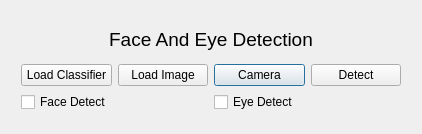
<?xml version="1.0" encoding="UTF-8"?>
<ui version="4.0">
 <class>Dialog</class>
 <widget class="QDialog" name="Dialog">
  <property name="geometry">
   <rect>
    <x>0</x>
    <y>0</y>
    <width>422</width>
    <height>134</height>
   </rect>
  </property>
  <property name="windowTitle">
   <string>Dialog</string>
  </property>
  <widget class="QWidget" name="">
   <property name="geometry">
    <rect>
     <x>10</x>
     <y>10</y>
     <width>402</width>
     <height>113</height>
    </rect>
   </property>
   <layout class="QGridLayout" name="gridLayout">
    <item row="1" column="2">
     <widget class="QPushButton" name="btnCamera">
      <property name="text">
       <string>Camera</string>
      </property>
     </widget>
    </item>
    <item row="0" column="0" colspan="4">
     <widget class="QLabel" name="label">
      <property name="font">
       <font>
        <pointsize>14</pointsize>
       </font>
      </property>
      <property name="text">
       <string>Face And Eye Detection</string>
      </property>
      <property name="alignment">
       <set>Qt::AlignCenter</set>
      </property>
     </widget>
    </item>
    <item row="1" column="1">
     <widget class="QPushButton" name="btnImage">
      <property name="text">
       <string>Load Image</string>
      </property>
     </widget>
    </item>
    <item row="2" column="0" colspan="2">
     <widget class="QCheckBox" name="chkFaceDetectEnable">
      <property name="text">
       <string>Face Detect</string>
      </property>
     </widget>
    </item>
    <item row="2" column="2" colspan="2">
     <widget class="QCheckBox" name="chkEyeDetectEnable">
      <property name="text">
       <string>Eye Detect</string>
      </property>
     </widget>
    </item>
    <item row="1" column="0">
     <widget class="QPushButton" name="btnClassifier">
      <property name="text">
       <string>Load Classifier</string>
      </property>
     </widget>
    </item>
    <item row="1" column="3">
     <widget class="QPushButton" name="btnDetect">
      <property name="text">
       <string>Detect</string>
      </property>
     </widget>
    </item>
   </layout>
  </widget>
 </widget>
 <layoutdefault spacing="6" margin="11"/>
 <resources/>
 <connections/>
</ui>
